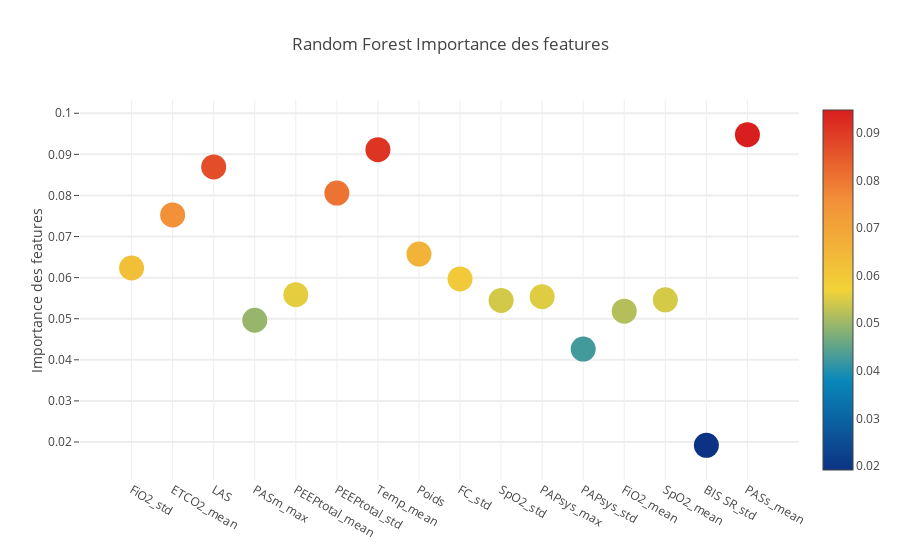

Notebook code cell kept with this figure:
### Code cell
trace = go.Scatter(x=feature_dataframe['features'].values,
                   y=feature_dataframe['Random Forest Importance des features'].values,

                   mode='markers',
                   marker=dict(
    sizemode='diameter',
    sizeref=1,
    size=25,
    # color = np.random.randn(500), #set color equal to a variable
    color=feature_dataframe['Random Forest Importance des features'].values,
    colorscale='Portland',
    showscale=True
),
    text=feature_dataframe['features'].values
)

data = [trace]

layout = go.Layout(
    autosize=True,
    title='Random Forest Importance des features',
    hovermode='closest',
    yaxis=dict(
        title='Importance des features',
        ticklen=5,
        gridwidth=2
    ),
    showlegend=False
)

fig = go.Figure(data=data, layout=layout)

py.iplot(fig, filename='scatter2010')

### Figure 1 — Plotly figure (JSON) as saved in the notebook; plotly's stock layout.template omitted (floating-point values rounded to 4 significant figures)
{"data": [{"marker": {"color": [0.06233, 0.07526, 0.08695, 0.04963, 0.05584, 0.08058, 0.09114, 0.06573, 0.05969, 0.05446, 0.05538, 0.04261, 0.05183, 0.05459, 0.01918, 0.0948], "colorscale": "Portland", "showscale": true, "size": 25, "sizemode": "diameter", "sizeref": 1}, "mode": "markers", "text": ["FiO2_std", "ETCO2_mean", "LAS", "PASm_max", "PEEPtotal_mean", "PEEPtotal_std", "Temp_mean", "Poids", "FC_std", "SpO2_std", "PAPsys_max", "PAPsys_std", "FiO2_mean", "SpO2_mean", "BIS SR_std", "PASs_mean"], "type": "scatter", "uid": "df7780df-5f57-40fc-ae13-9f30a8e2f61f", "x": ["FiO2_std", "ETCO2_mean", "LAS", "PASm_max", "PEEPtotal_mean", "PEEPtotal_std", "Temp_mean", "Poids", "FC_std", "SpO2_std", "PAPsys_max", "PAPsys_std", "FiO2_mean", "SpO2_mean", "BIS SR_std", "PASs_mean"], "y": [0.06233, 0.07526, 0.08695, 0.04963, 0.05584, 0.08058, 0.09114, 0.06573, 0.05969, 0.05446, 0.05538, 0.04261, 0.05183, 0.05459, 0.01918, 0.0948]}], "layout": {"autosize": true, "hovermode": "closest", "showlegend": false, "title": {"text": "Random Forest Importance des features"}, "yaxis": {"gridwidth": 2, "ticklen": 5, "title": {"text": "Importance des features"}}}}
